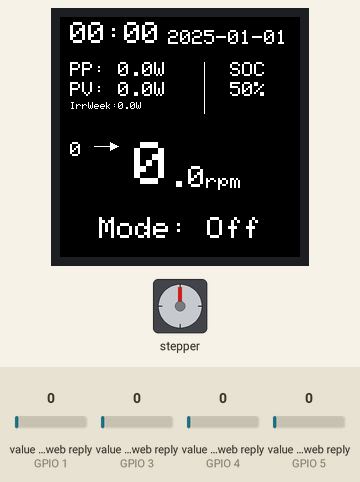
This sketch was run on a simulated ESP32. On the bench: 240×240 colour display, stepper motor. Inputs (shaded band) come from the test bench; at power-on: value in the web reply (sensors on GPIO 1, GPIO 3, GPIO 4, GPIO 5) 0. WiFi joins after 1.5 s; servers stay silent unless stated; a WiFi scan finds three made-up networks; the local clock reads 2024-03-15 10:24:30 at power-on unless the sketch sets it; random numbers use the default seed unless the sketch sets one; web services answer with replies made up by the test bench; stepper angles assume 2048 steps per turn; what the sketch prints to the serial monitor is not drawn.

Above: at 7.7 s.
At 33.16 s:
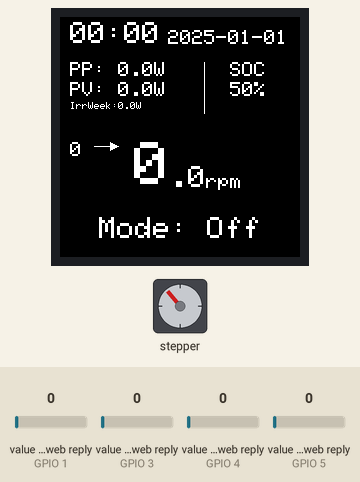
At 35.8 s:
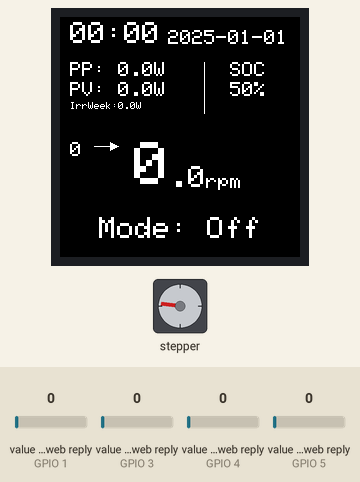
At 37.2 s:
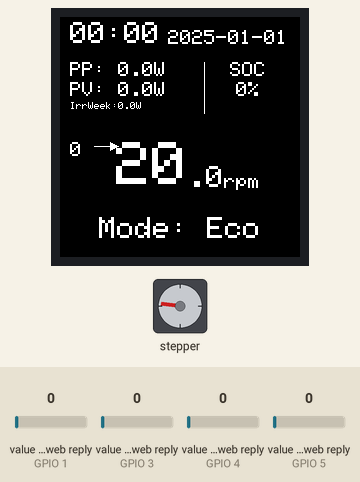
Timing chart, 0 to 38.7 s (numbered marks = the images above):
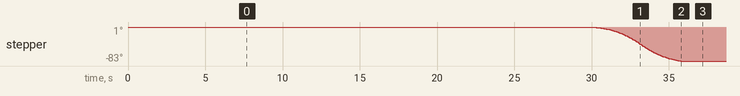

Measured:
- by itself, stepper: turns 83° counter-clockwise in 5.5 s

The sketch:

AGENT.ino
```cpp
// (licence header left out)
#include <esp_wifi.h>
#include <esp_bt.h>
#include <Wire.h>
#include <SPI.h>
#include <WiFi.h>
#include "network.h"
#include "rlagentFunction.h"
#include "motor.h"
#include "screen.h"
#include <Adafruit_GFX.h>

// Timer variables
unsigned long lastDataUpdateTime = 0;
unsigned long dataUpdateDelay = 5 * 60000;  // 5 minutes

const int NUM_TEST_CASES = 6;
double testInputs[NUM_TEST_CASES][7] = {
  {7,   3,  211.3,      0,   60, 267.17, 20},  // For test sunny
  {7,  10,      0,      0, 50.0, 217.79, 0},  // For test cloudy
};
int selectedTestCase = 1;  // Change this index to switch test cases
double input[7]; // {hour,month,PP,PvP,SOC,Irrweek,prevAct}
double backedInput[7];
int chosen_action=0;
double previousPosition;

double output[10]= {0, 20, 26.25, 32.5, 38.75, 45, 51.25, 57.5, 63.75, 70};
double prevAct = testInputs[selectedTestCase][6];  // Default starting action
double lastHourlyAction = testInputs[selectedTestCase][6];  // Tracks this hour's action
double prevActHour = -1;   // To track when we last updated it
double prevANNHour= -1;
bool actionTakenInWindow = false;
double timeSimu= 0;
void setup()
{
  esp_bt_controller_disable();
  Serial.begin(115200);
  delay(100);
  Serial.println("Get initial data");

  for (int i = 0; i < 7; i++) {
    input[i] = testInputs[selectedTestCase][i];
    backedInput[i] = testInputs[selectedTestCase][i];
  }
  screen_init();
  initializeThingSpeak();
  connectToNetwork();
  getVRMData(input[2]); // VRM  PP
  if (isnan(input[2])) {input[2] = backedInput[2];}
  delay(1000);
  //get tgspk       hour,     month,    PvP,      irrWeek   SOC
  getDataThingSpeak(timeSimu, input[0], input[1], input[3], input[5], input[4]);
  if (input[1] == 0) { for (int i = 0; i < 7; i++) {input[i] = backedInput[i];}}
  WiFi.disconnect(true); WiFi.mode(WIFI_OFF);
  previousPosition=input[6];
  initializeMotor(previousPosition);
  input[4] =  backedInput[4];
  actionScreen();
}

void loop()
{
  unsigned long currentMillis = millis();
  if ((currentMillis - lastDataUpdateTime) > dataUpdateDelay || lastDataUpdateTime == 0) {
    actionForWifi();
    if ( lastDataUpdateTime == 0) {Serial.print("First action loop");virtualPower();}
    lastDataUpdateTime = currentMillis;
    int testHour = (int)floor(input[0]);

    if (testHour != (int)prevANNHour) {
      actionForANN();
      Serial.print("h: "); Serial.print(input[0]); Serial.print("  M: "); Serial.print(input[1]); Serial.print("  PP: "); Serial.print(input[2]);
      Serial.print("  PvP: "); Serial.print(input[3]); Serial.print("  SOC: "); Serial.print(input[4]); Serial.print("  IrrW: "); Serial.print(input[5]);  Serial.print("  prevAct: "); Serial.println(input[6]);
      Serial.print("Output speed: "); Serial.print(output[chosen_action]);Serial.print("     ");
      actionForMotor();
      Serial.println(); Serial.println();
      delay(1000);
      prevANNHour = testHour;
    }
    actionScreen();
  }
}

void actionForWifi()
{
  connectToNetwork();
  for (int i = 0; i < 7; i++) {backedInput[i] = input[i];}
  getVRMData(input[2]);
  if (isnan(input[2])) {input[2] = backedInput[2];}
  delay(1000);
  //get ThingSpeak  hour,     month,    PvP,      irrWeek   SOC
  getDataThingSpeak(timeSimu, input[0], input[1], input[3], input[5], input[4]);
  if (input[1] == 0) {for (int i = 0; i < 7; i++) {input[i] = backedInput[i];}}

  delay(15000);
  sendDataThingSpeak(output[chosen_action]);
  Serial.println();
  WiFi.disconnect(true);WiFi.mode(WIFI_OFF);
}

void actionForANN(){
  double currentHour = floor(input[0]);
  if (currentHour != prevActHour) {
      prevAct = lastHourlyAction;
      prevActHour = currentHour;
  }
  input[6] = prevAct;  // Feed the delayed prevAct to the ANN
  chooseGreedyAction(input, 7, chosen_action);
  lastHourlyAction = output[chosen_action];
}

void actionForMotor(){
  setMotortoPosition(output[chosen_action],previousPosition);
  previousPosition=output[chosen_action];
}

void actionScreen() {
  Serial.println("Print in screen");
  //screen_displayDashboard(hourOfYear,  power,  pvPower,  soc,  irrWeek,    prevAction,    currSpeed)
  screen_displayDashboard(timeSimu, input[2], input[3], input[4], input[5], input[6], output[chosen_action]);
  delay(1000);
}

//only for initial power or for testing without oil press
void virtualPower(){
  if (output[chosen_action] == 0) {input[2]= 0;}
  else {input[2]= (57.3+output[chosen_action]*8.7-output[chosen_action]*output[chosen_action]*0.05)*(1+random(-5,6)/100);}
}
```

motor.cpp
```cpp
#include "motor.h"

// Create an instance of AccelStepper with the ULN2003
AccelStepper stepper(AccelStepper::FULL4WIRE, IN1, IN3, IN2, IN4);
int targetPosition = 0;
float targetAngle = 0;
int pos = 0;
int delayMotor = 50;

// Target angles (expected) and measured angles (actual results from testing)
float targetAngles[] =   {0, 74,    96,     118,    140,    166,    188,    210,    233,    259};
float measuredAngles[] = {0, 83.13, 103.86, 126.14, 148.05, 168.42, 190.44, 210.99, 231.80, 250.61};

void initializeMotor(int previousSpeed) {
  // Set maximum speed and acceleration (adjust as needed)
  stepper.setMaxSpeed(500.0);      // Maximum steps per second
  stepper.setAcceleration(delayMotor);   // Steps per second per second
  float rawAngle = map(previousSpeed, 0, MAXSPEED, 0, TOTALANGLE);
  targetAngle = getCalibratedAngle(rawAngle);
  targetPosition = map(targetAngle, 0, 720, 0, 4096);
  targetPosition = -targetPosition;
  stepper.setCurrentPosition(targetPosition);
  Serial.print("Set position to : ");  Serial.print(previousSpeed);Serial.print(" targetPosition : ");  Serial.println(targetPosition);
}

void setMotortoPosition(int speedPress, int previousSpeed) {
   // Map speed (0-80 RPM) to angle (0-296.22 degrees) for current position
   float rawAngle = map(speedPress, 0, MAXSPEED, 0, TOTALANGLE);
   targetAngle = getCalibratedAngle(rawAngle);
   // Convert angle to steps (4096 steps for 720 degrees)
   targetPosition = map(targetAngle, 0, 720, 0, 4096);
   // Reverse target position to achieve clockwise rotation
   targetPosition = -targetPosition;
   stepper.moveTo(targetPosition);

    while (stepper.distanceToGo() != 0) { stepper.run();yield();}

    // Print the speed and position
    Serial.print("Speed from : ");  Serial.print(previousSpeed);Serial.print(" To : "); Serial.print(speedPress);
    Serial.print("     target Angle : ");  Serial.println(targetAngle);
    delay(delayMotor);
}

void setMotortoIni() {
    int lastPosition = 0;int stableCount = 0;
    // Keep moving back until it stops moving
    while (true) {
        stepper.moveTo(stepper.currentPosition() + 10);  // Small backward step
        stepper.run();
        delay(10);  // Small delay to let movement settle
        Serial.print("currentPosition : ");  Serial.println(stepper.currentPosition());
        if (stepper.currentPosition() == lastPosition) {
            stableCount++;
        } else {
            stableCount = 0;  // Reset count if it's still moving
        }
        lastPosition = stepper.currentPosition();
        // If the stepper hasn’t moved for 10 iterations (~1 second), assume it's at the limit
        if (stableCount > 10) {
            stepper.setCurrentPosition(0);
            break;
        }
        if (stepper.currentPosition() > 50) {
            stepper.setCurrentPosition(0);
            break;
        }
    }
    stepper.setCurrentPosition(0);
    Serial.println("Stepper reset to position 0");
    delay(delayMotor);
}

float linearMap(float x, float in_min, float in_max, float out_min, float out_max) {
  return out_min + (x - in_min) * (out_max - out_min) / (in_max - in_min);
}

float getCalibratedAngle(float targetAngle) {
  int i;
  for (i = 0; i < 9; i++) {
    if (targetAngles[i] <= targetAngle && targetAngles[i + 1] >= targetAngle) {
      // Linear interpolation between measured values
      float corrected = measuredAngles[i] +
         ((targetAngle - targetAngles[i]) / (targetAngles[i + 1] - targetAngles[i])) *
         (measuredAngles[i + 1] - measuredAngles[i]);
      return corrected;
    }
  }
  return targetAngle;  // Default to input if out of range
}
```

motor.h
```cpp
#ifndef MOTOR
#define MOTOR
#include <AccelStepper.h>

// Define the pins used for the stepper motor
#define IN1 14
#define IN2 27
#define IN3 26
#define IN4 25
#define TOTALANGLE 296.22
#define MAXSPEED 80

void initializeMotor(int previousSpeed);
void setMotortoPosition(int speedPress, int previousSpeed);
void setMotortoIni();
float linearMap(float x, float in_min, float in_max, float out_min, float out_max);
float getCalibratedAngle(float targetAngle);

#endif
```

network.cpp
```cpp
#include "network.h"

const char* KNOWN_SSID[] = {SECRET_SSID};
const char* KNOWN_PASSWORD[] = {SECRET_PASS};
const int   KNOWN_SSID_COUNT = sizeof(KNOWN_SSID) / sizeof(KNOWN_SSID[0]); // number of known networks

unsigned long myChannelNumber = SECRET_CH_ID;
const char * myWriteAPIKey = SECRET_WRITE_APIKEY;
const char * myReadAPIKey = SECRET_READ_APIKEY;
WiFiClient  client;
unsigned long WIFI_TIMEOUT = 10000;

const char* ntpServer = "pool.ntp.org";
const long  gmtOffset_sec = 0;
const int   daylightOffset_sec = 3600;

// VRM API details
const char* apiUrl = SECRET_API_URL;
const char* bearerToken = SECRET_BEARER_TOKEN;

void connectToNetwork() {
  boolean wifiFound = false;
  int i, n;
  WiFi.mode(WIFI_STA);WiFi.disconnect();
  delay(100);
  int nbVisibleNetworks = WiFi.scanNetworks();
  if (nbVisibleNetworks == 0) {
    Serial.println(F("no networks found. Reset to try again"));
  }
  // check if we recognize
  for (i = 0; i < nbVisibleNetworks; ++i) {
    for (n = 0; n < KNOWN_SSID_COUNT; n++) { // walk through the list of known SSID and check for a match
      if (strcmp(KNOWN_SSID[n], WiFi.SSID(i).c_str())) {
      } else { // we got a match
        wifiFound = true;
        break; // n is the network index we found
      }
    } // end for each known wifi SSID
    if (wifiFound) break; // break from the "for each visible network" loop
  } // end for each visible network

  if (!wifiFound) {
    Serial.println(F("no Known network identified. Reset to try again"));
  }

  if (wifiFound) {
  // 1 known SSID
  WiFi.begin(KNOWN_SSID[n], KNOWN_PASSWORD[n]);
  // Keep track of when we started our attempt to get a WiFi connection
  unsigned long startAttemptTime = millis();
  // Keep looping while we're not connected AND haven't reached the timeout
  while (WiFi.status() != WL_CONNECTED &&
         millis() - startAttemptTime < WIFI_TIMEOUT){
         delay(10);
  }
  // Make sure that we're actually connected, otherwise go to deep sleep
  if(WiFi.status() != WL_CONNECTED){Serial.println("FAILED");}
  Serial.print(F("WiFi connected to  ")); Serial.println(KNOWN_SSID[n]);
  }
}

void initializeThingSpeak() {
  ThingSpeak.begin(client);  // Initialize ThingSpeak
  delay(1000);
}

void sendDataThingSpeak(double act) {
  const int maxRetries = 5;
  int attempt = 0;
  int x = -1;
 Serial.print("ThingSpeak update ");
  while (attempt < maxRetries) {
    ThingSpeak.setField(6, (float)act);
    x = ThingSpeak.writeFields(myChannelNumber, myWriteAPIKey);
    if (x == 200) {
      Serial.print("successful:  Action: "); Serial.println(act);
      break;
    } else {
      Serial.print(" error "); Serial.print(x);Serial.print("  ...");
      attempt++;
      delay(15000);  // wait before retrying
    }
  }
  if (x != 200) {Serial.println("Failed to update ThingSpeak after multiple attempts.");}
}

// Function to retrieve the last valid (non-NaN) data from ThingSpeak
double getLastValidValue( int field) {
    double value = NAN;
    int maxAttempts = 5;
    int attempts = 0;
    while (attempts < maxAttempts) {
        double fieldValue = ThingSpeak.readFloatField(myChannelNumber, field, myReadAPIKey);
        value = ThingSpeak.getLastReadStatus() == 200 ? fieldValue : NAN;
        if (!isnan(value)) {return value;}
        Serial.print("retrying field "); Serial.print(field); Serial.print("... ");
        delay(15000);
        attempts++;
    }
    Serial.println(".");
    return NAN;
}

// Function to get data from ThingSpeak and retrieve last valid values for multiple fields
void getDataThingSpeak(double& timeSimu, double& hour, double& month, double& PvP, double& irrWeek, double& SOC) {
    timeSimu= getLastValidValue(1);   // Field 1 for 'hour'
    Serial.print("ThingSpeak Data :");Serial.print("  HourSimu: "); Serial.print(timeSimu,2);
    hour = fmod(timeSimu, 24); // Remainder when divided by 24 gives the hour of the day (0-23)

    int dayOfYear = timeSimu / 24; // Integer division to get day of the year
    int daysInMonths[] = {31, 28, 31, 30, 31, 30, 31, 31, 30, 31, 30, 31};
    int cumulativeDays = 0;
    month = 1;
    for (int i = 0; i < 12; i++) {
        if (dayOfYear < cumulativeDays + daysInMonths[i]) {break;}
        cumulativeDays += daysInMonths[i];
        month++;
    }

    PvP = getLastValidValue(3);     // Field 3 for 'PvP'
    irrWeek = getLastValidValue(5); // Field 5 for 'irrWeek'
	  SOC = getLastValidValue(4); // Field 4 for 'SOC'

    if (isnan(hour) || isnan(month) || isnan(PvP) || isnan(irrWeek) || isnan(SOC)) {
        Serial.println("Warning: Some data fields may not be available.");
        month= 0;
    } else {
        Serial.print("   Hour: "); Serial.print(hour); Serial.print("   Month: "); Serial.println(month);
        Serial.print("                   PvP: ");  Serial.print(PvP);  Serial.print("   Irradiance for Week: "); Serial.print(irrWeek); Serial.print("   SOC: "); Serial.println(SOC);
    }
}

// Function to get last action data from ThingSpeak
void getLastSpeed(double& lastAction) {
    lastAction = getLastValidValue(6);     // Field 6 for last action
    if (isnan(lastAction)) {Serial.println("Warning: last action not available.");}
    else {Serial.print("Last action from Thingspeak : ");Serial.print(lastAction); Serial.println(" rpm");}
}

void getVRMData(double& OP1_avg) {
  setupTime();
  if ((WiFi.status() == WL_CONNECTED)) {
    unsigned long currentTimestamp = 0;
    while (currentTimestamp < 1000000000) {
      currentTimestamp = getCurrentTimestamp();
      if (currentTimestamp < 1000000000) {Serial.print(" ..."); delay(1000);}
    }
    // Request data with 15-minute averaging
    String requestUrl = String(apiUrl) +"start=" + String(currentTimestamp - 1200) +  // 20 minutes ago
      "&end=" + String(currentTimestamp) +"&type=custom&attributeCodes[]=OP1&interval=15mins";

    HTTPClient http;
    http.begin(requestUrl);
    http.addHeader("Content-Type", "application/json");
    http.addHeader("X-Authorization", bearerToken);
    int httpResponseCode = http.GET();

    if (httpResponseCode > 0) {
      String response = http.getString();
      Serial.print("Response VRM: ");
      StaticJsonDocument<4096> doc;
      DeserializationError error = deserializeJson(doc, response);

      if (error) {
        Serial.print("JSON parsing failed: ");Serial.println(error.f_str());
        OP1_avg = NAN;
        return;
      }

      JsonArray op1Array = doc["records"]["OP1"];
      if (!op1Array.isNull() && op1Array.size() > 0) {
        OP1_avg = op1Array[op1Array.size() - 1][1];  // Take latest 15min average
        if (OP1_avg < 0) OP1_avg = 0;
        Serial.print("   Power : ");Serial.print(OP1_avg); Serial.println(" W");
      } else {OP1_avg = NAN;Serial.println("Power data not available.");}
    } else {Serial.print("Error on VRM HTTP request: ");Serial.println(httpResponseCode); OP1_avg = NAN;}
    http.end();
  }
}

// Setup NTP for Unix time
void setupTime() {
  configTime(0, 0, "pool.ntp.org");  // NTP server
  delay(2000);  // Allow time for NTP to set up
}

// Function to get the current Unix timestamp
unsigned long getCurrentTimestamp() {
  time_t now;time(&now);
  return (unsigned long)now;
}
```

network.h
```cpp
// (licence header left out)
#ifndef NETWORK
#define NETWORK

#include <WiFi.h>
#include <esp_wifi.h>
#include <esp_bt.h>
#include "driver/adc.h"
#include "ThingSpeak.h"
#include "time.h"
#include <HTTPClient.h>
#include <ArduinoJson.h>

#define SECRET_SSID "MySSID"    // replace MySSID with your WiFi network name
#define SECRET_PASS "MyPassword"  // replace MyPassword with your WiFi password

#define SECRET_CH_ID 0000000     // replace 0000000 with your thingpeak channel number
#define SECRET_WRITE_APIKEY "XYZ"   // replace XYZ with yourthingpeak channel write API Key
#define SECRET_READ_APIKEY "XYZ"   // replace XYZ with your thingpeak channel write API Key

#define SECRET_API_URL "https://vrmapi.victronenergy.com/v2/installations/{idSite}/stats?" // replace {idSite} with your vrm site ID
#define SECRET_BEARER_TOKEN  "Bearer <bearer_token_value>" // replace <bearer_token_value> with your vrm bearer token

void connectToNetwork();
void sendDataThingSpeak(double preAct);
double getLastValidValue( int field);
void getDataThingSpeak(double& timeSimu, double& hour, double& month, double& PvP, double& irrWeek, double& SOC);
void getLastSpeed(double& lastAction);
void initializeThingSpeak();
void print_wakeup_reason();
void goToDeepSleep();
void getVRMData(double& OP1);
void setupTime();
unsigned long getCurrentTimestamp();

#endif
```

rlagentFunction.h
```cpp
// (licence header left out)
#ifndef RLAGENTFUNCTION_H
#define RLAGENTFUNCTION_H

#include <math.h>
#include <stdlib.h>
#include <Arduino.h>

// Weights
extern double fc1_weights[32 * 7];
extern double fc1_biases[32];
extern double fc2_weights[32 * 32];
extern double fc2_biases[32];
extern double fc3_weights[10 * 32];
extern double fc3_biases[10];

void fullyConnectedLayer(double* inputNt, int input_size, double* outputNt, int output_size, double* weights, double* biases);
void relu(double* data, int size) ;
void forwardPass(double* input, double* output);
void chooseGreedyAction(double* input, int input_size, int& action_output);
void softmax(double* logits, double* probabilities);
#endif
```

Source omitted: rlagentFunction.cpp (45065 bytes), screen.cpp (5165 bytes), screen.h (728 bytes)
